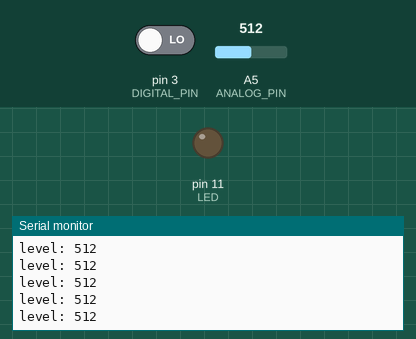
The sketch below on a simulated Arduino Uno, built with avr-gcc and run on an emulated ATmega328P. Parts: output pins drawn as LEDs (lit = HIGH), the last lines printed to the serial monitor. Inputs (shaded band) come from the test bench; at power-on: A5 (ANALOG_PIN) = 512, pin 3 (DIGITAL_PIN) LOW. Pins used as bus, display or sensor lines are not drawn.

Above: at 1.2 s.
1.3 s: A5 (ANALOG_PIN) set to 11
At 1.8 s:
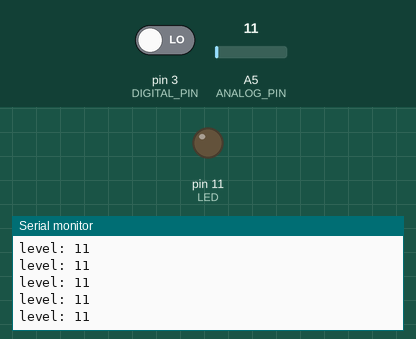
2.8 s: A5 (ANALOG_PIN) set to 8
At 3.8 s:
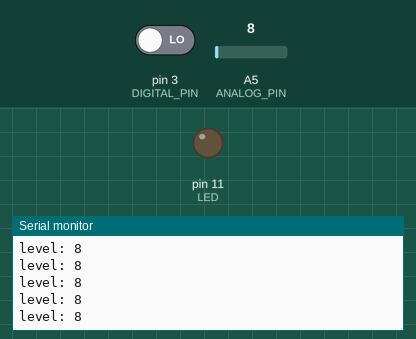
Timing chart, 0 to 5.8 s (numbered marks = the images above; inputs shaded):
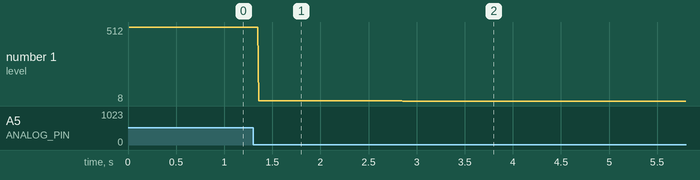

The sketch:

sensore_2.ino
```cpp
#define DIGITAL_PIN 3
#define ANALOG_PIN 5
#define SENSOR_POWER 2
#define LED 11
char printBuffer[128];
short input_adc;
boolean isRaining = false;
String raining;
short count = 1;

void setup() {
  // put your setup code here, to run once:
  Serial.begin(9600);
  pinMode(DIGITAL_PIN, INPUT);
  pinMode(SENSOR_POWER, OUTPUT);
  pinMode(LED, OUTPUT);
  digitalWrite(SENSOR_POWER, LOW);
}

void loop() {
  // put your main code here, to run repeatedly:
  while(count <= 10000){
    digitalWrite(SENSOR_POWER, HIGH);
    delay(10);
    input_adc = analogRead(ANALOG_PIN);
    sprintf(printBuffer,"level: %d\n", input_adc);
    Serial.print(printBuffer);
    isRaining = digitalRead(DIGITAL_PIN);
    if(isRaining){
      raining = "Sì";
    }
    else{
      raining = "No";
  }
  digitalWrite(SENSOR_POWER, LOW);
  count++;
  }
  digitalWrite(LED, !digitalRead(LED));
  delay(100);
}
```

Measured:
- after the input at 1.3 s, the serial monitor: prints a new line after 0.06 s (image 1)
- after the input at 2.8 s, the serial monitor: prints a new line after 0.06 s (image 2)
- plotted number 1: 512 → 11 after the input at 1.3 s, 11 → 8 after the input at 2.8 s
